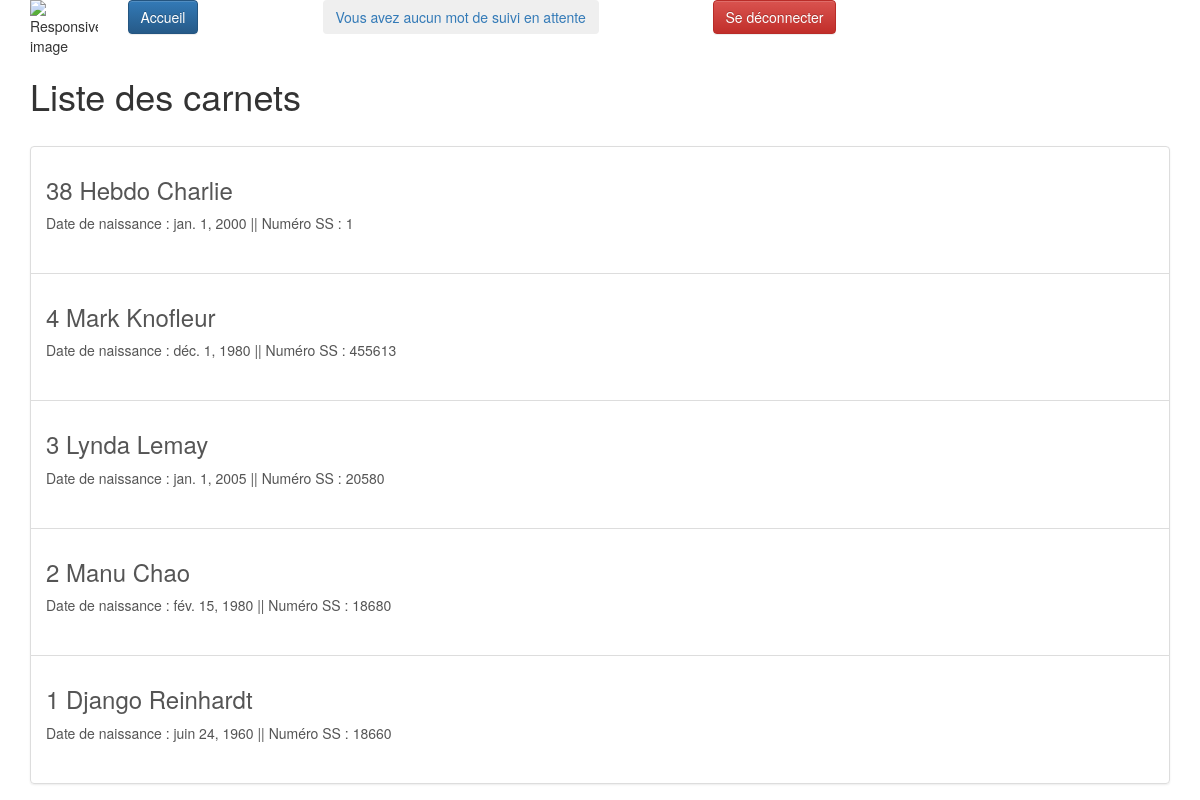
Screenshot of /tablecom/PermissionsManagement_Main (signed in) with the database file from the repository.
### tablecom/models.py (models this page shows, shortened)
class ChildSNotebook(models.Model): #name of table that contain differents "carnets" for each child
    active=models.BooleanField(default=True)
    name = models.CharField(max_length=80, verbose_name="Nom")
    forename = models.CharField(max_length=80, verbose_name="Prénom")
    date_of_birth = models.DateField(verbose_name="Date de naissance")
    id_RespLeg = models.CharField(max_length=20,verbose_name="Id responsables legaux", default="")  # id of childs attached to LR
    num_ident=models.CharField( verbose_name="Identifiant sécurité sociale",max_length=20)
    id_prof_auth=models.TextField(max_length=1200, verbose_name="Id Professionnels Rattachés")
    articles_id=models.TextField(max_length=2500, verbose_name="Id des articles rattachés", default="")
    class Meta:
        verbose_name = "Carnet Enfant"
        ordering = ['date_of_birth']

### tablecom/views.py (the view)
# urls.py: path('PermissionsManagement_Main', views.PermissionsManagement_Main, name="PermissionsManagement_Main"),
@permission_required('auth.change_permission')
def PermissionsManagement_Main(request):
    ChildSNBs=list(ChildSNotebook.objects.all().order_by("-pk"))
    return render(request, 'tablecom/PermissionsManagement_Main.html', locals())

### tablecom/templates/tablecom/PermissionsManagement_Main.html (shortened to what this page needs)
{% extends "tablecom/base.html" %}
{% block content %}
 <div class="container">
<h1>Liste des carnets</h1><br>
<div class="list-group">
{% for carnet in ChildSNBs %}
<a href="{% url 'PermissionsManagement_Detail' carnet.id %}" class="list-group-item list-group-item-action">
    	<h3>{{carnet.id}} {{ carnet.name }} {{ carnet.forename }}</h3>
    	<p> Date de naissance : {{carnet.date_of_birth}} || Numéro SS : {{carnet.num_ident}} </p>
        <br>
</a>
{% empty %}
    <p>Aucun carnet.</p>
        {% endfor %}</div></div>
{% endblock %}

### rows the page displays
ChildSNotebook: id "38", name "Hebdo", forename "Charlie", date_of_birth "jan. 1, 2000", num_ident "1"
ChildSNotebook: id "4", name "Mark", forename "Knofleur", date_of_birth "déc. 1, 1980", num_ident "455613"
ChildSNotebook: id "3", name "Lynda", forename "Lemay", date_of_birth "jan. 1, 2005", num_ident "20580"
ChildSNotebook: id "2", name "Manu", forename "Chao", date_of_birth "fév. 15, 1980", num_ident "18680"
ChildSNotebook: id "1", name "Django", forename "Reinhardt", date_of_birth "juin 24, 1960", num_ident "18660"
